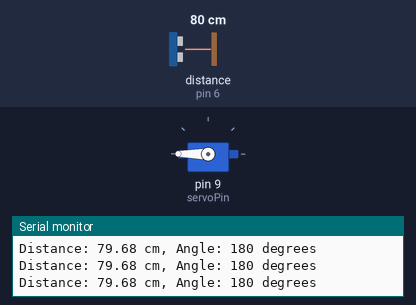
Bench run of a sketch on a simulated Arduino Uno, built with avr-gcc and run on an emulated ATmega328P. On the bench: servo, the last lines printed to the serial monitor. Wiring (inferred from the names in the program): ultrasonic range finder: trigger pin 7; echo pin 6. The inputs (shaded band) are chosen by the test bench; at power-on: distance to the obstacle (sensor on pin 6) 80 cm. The echo pulse lasts 58.3 µs per cm.

Above: at 1.2 s.
1.3 s: distance to the obstacle (sensor on pin 6) set to 34 cm
2.8 s: distance to the obstacle (sensor on pin 6) set to 28 cm
At 2.91 s:
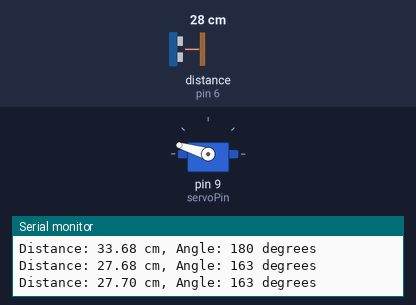
5.8 s: distance to the obstacle (sensor on pin 6) set to 9 cm
7.3 s: distance to the obstacle (sensor on pin 6) set to 18 cm
At 8.5 s:
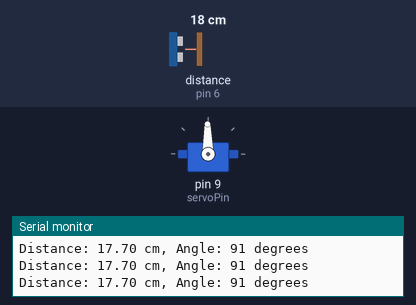
8.8 s: distance to the obstacle (sensor on pin 6) set to 2 cm
At 9.7 s:
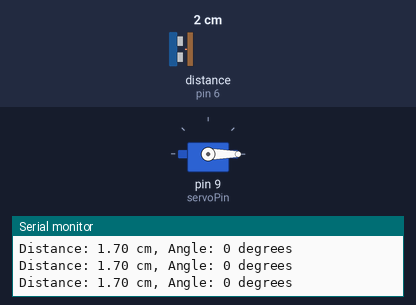
10.3 s: distance to the obstacle (sensor on pin 6) set to 35 cm
At 11.1 s:
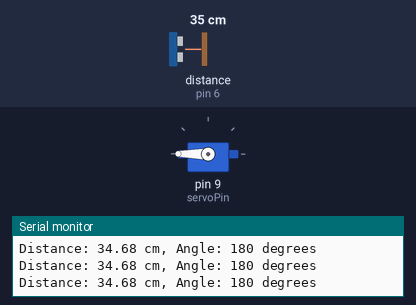
Timing chart, 0 to 12.8 s (numbered marks = the images above; inputs shaded):
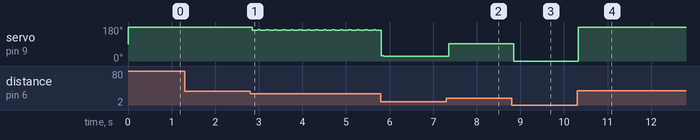

Measured:
- the behaviour switches between 31 and 30 cm on distance to the obstacle (sensor on pin 6) (found by bisection; images 0 and 1)
- after the input at 2.8 s, servo on pin 9 (servoPin): alternates 165° for 0.06 s and 163° for 0.13 s, starting after 0.05 s
- after the input at 7.3 s, servo on pin 9 (servoPin): 26° → 91° after 0.06 s
- after the input at 8.8 s, servo on pin 9 (servoPin): 91° → 0° after 0.05 s
- after the input at 10.3 s, servo on pin 9 (servoPin): 0° → 180° at once

The sketch:

Advanced2_2.ino
```cpp
#include <Servo.h>

Servo myservo;

const int servoPin = 9;
const int trigPin = 7;
const int echoPin = 6;

const float minDistance = 5.0;
const float maxDistance = 30.0;

void setup()
{
  Serial.begin(9600);

  myservo.attach(servoPin);

  pinMode(trigPin, OUTPUT);
  pinMode(echoPin, INPUT);

  digitalWrite(trigPin, LOW);
  myservo.write(90);
}

void loop()
{
  // 送出至少 10 微秒的 Trigger 訊號
  digitalWrite(trigPin, LOW);
  delayMicroseconds(2);

  digitalWrite(trigPin, HIGH);
  delayMicroseconds(10);

  digitalWrite(trigPin, LOW);

  // 測量 Echo 保持 HIGH 的時間
  unsigned long duration =
      pulseIn(echoPin, HIGH, 30000);

  // 如果沒有收到回波
  if (duration == 0)
  {
    Serial.println("No echo");
    delay(60);
    return;
  }

  float distance =
      duration * 0.0343 / 2.0;

  // 限制距離範圍
  float limitedDistance =
      constrain(distance, minDistance, maxDistance);

  // 將 5～30 cm 對應成 0～180 度
  int angle =
      (limitedDistance - minDistance)
      * 180.0
      / (maxDistance - minDistance);

  angle = constrain(angle, 0, 180);

  myservo.write(angle);

  Serial.print("Distance: ");
  Serial.print(distance);
  Serial.print(" cm, Angle: ");
  Serial.print(angle);
  Serial.println(" degrees");

  delay(60);
}
```
